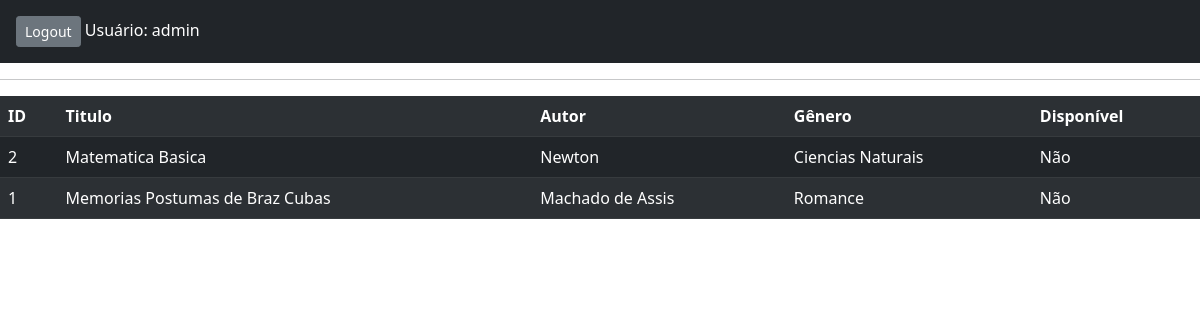
Before: /livro/listar (signed in) with the older database file.
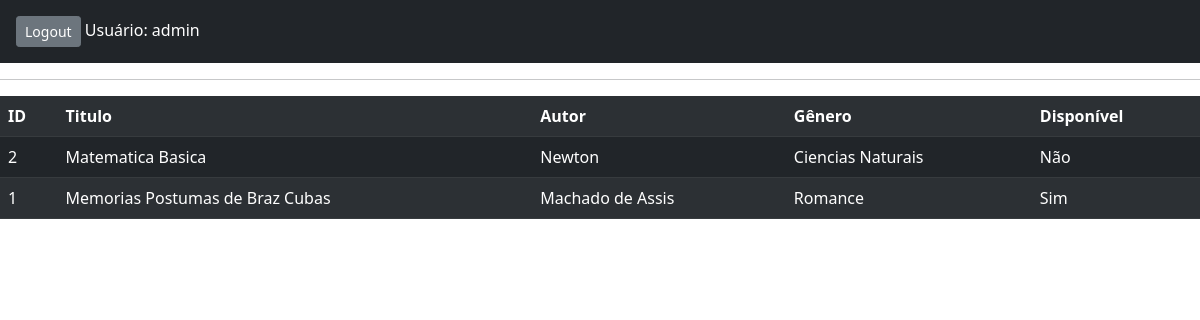
After: the same page with the newer database file.
### livro.py (models this page shows)
class Livro(db.Model):
    id = db.Column(db.Integer, primary_key=True)
    titulo = db.Column(db.String(200), unique=False, nullable=False)
    autor = db.Column(db.String(80), unique=False, nullable=False)
    genero = db.Column(db.String(120), unique=False, nullable=False)
    disponivel = db.Column(db.Boolean, default=True)
    emprestimo = db.relationship('Emprestimo', backref='livro', lazy=True)

### app.py (the view)
@app.route('/livro/listar')
def listar_livros():
    if session.get('autenticado',False)==False:
        flash(u'Login necessário!')
        return(redirect(url_for('login')))
    livros = Livro.query.order_by(Livro.titulo).all()
    return(render_template('livros.html', livros=livros))

### templates/livros.html (shortened to what this page needs)
{% extends "base.html" %}
{% block conteudo %}
<table class="table table-dark table-striped">
    <tr>
        <th>ID</th>
        <th>Titulo</th>
        <th>Autor</th>
        <th>Gênero</th>
        <th>Disponível</tr>
    {% for livro in livros %}
        <tr>
            <td>{{livro.id}}</td>
            <td>{{livro.titulo}}</td>
            <td>{{livro.autor}}</td>
            <td>{{livro.genero}}</td>
            {% if livro.disponivel == True %}
                <td>Sim</td>
            {% else %}
                 <td>Não</td>
            {% endif %}
        </tr>
    {% endfor %}
</table>
{% endblock %}

### templates/base.html (shortened to what this page needs)
<!DOCTYPE html>
<html>
    <head>
      <link href="https://cdn.jsdelivr.net/npm/bootstrap@5.1.3/dist/css/bootstrap.min.css" rel="stylesheet">
    </head>
<body>
  <div class="p-3 mb-2 bg-dark text-white">
    {% if session.get('autenticado',False)==False %}
      <a class="btn btn-primary btn-sm" href="{{url_for('login')}}" role="button">Login</a>
    {% else %}
      <a class="btn btn-secondary btn-sm" href="{{url_for('logout')}}" role="button">Logout</a>
      Usuário: {{session.get('username')}}
    {% endif %}
  </div>
  <hr>
    {% block conteudo %}
    {% endblock %}
</body>
</html>

Changed rows visible on the page:
changed Livro "Memorias Postumas de Braz Cubas": disponivel "Não" → "Sim"
